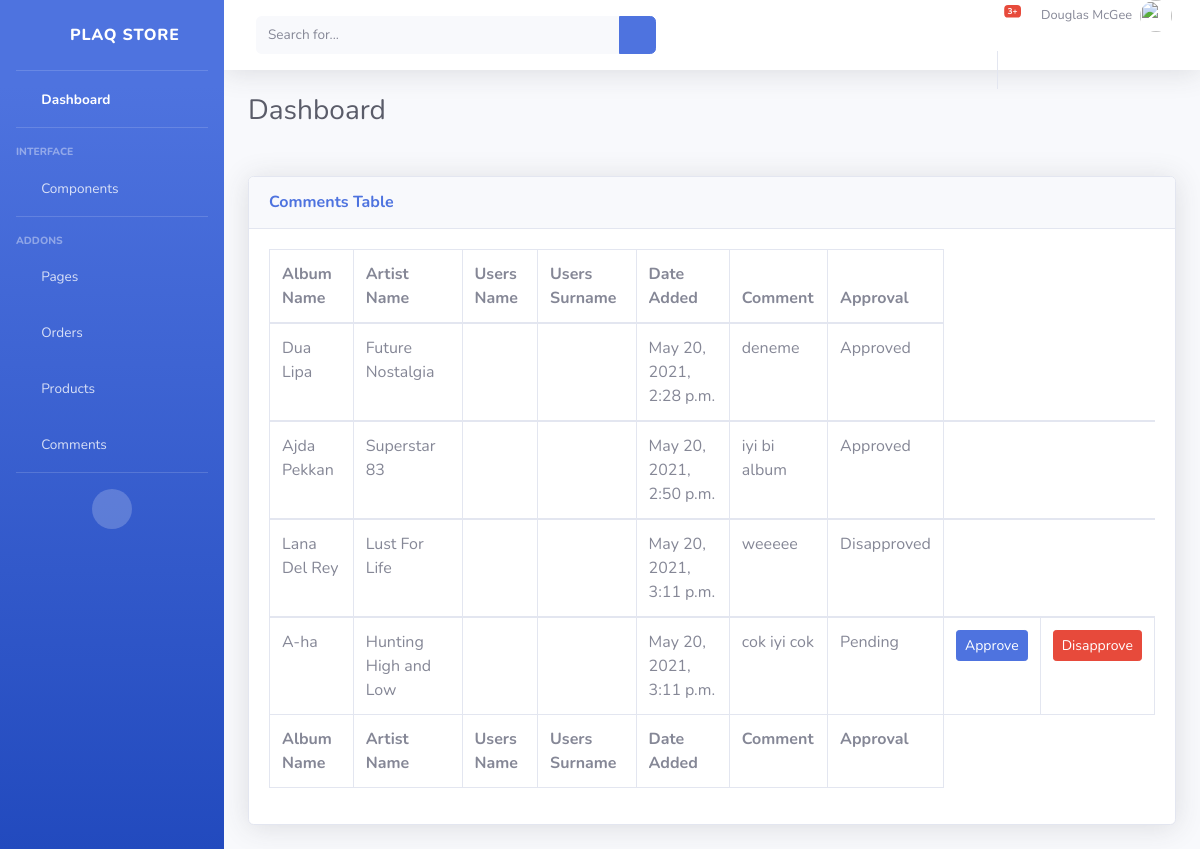
The app's page /comments/, older data.
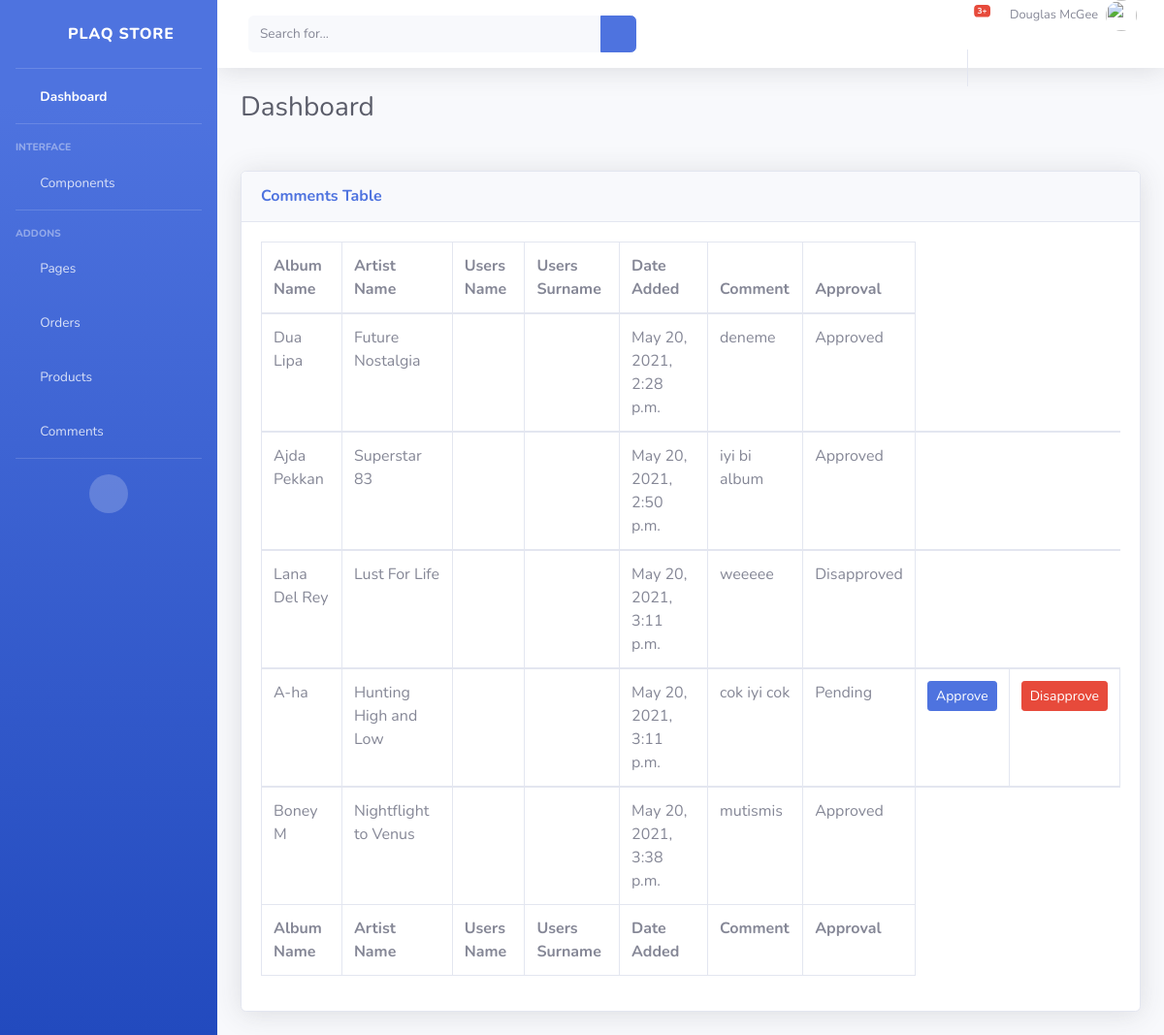
The same page, newer data.
### store/models.py (models this page shows, shortened)
class Comment(models.Model):
    class Approval(models.IntegerChoices):
        PENDING = 1
        APPROVED = 2
        DISAPPROVED = 3
    product = models.ForeignKey (Product, related_name = "comments", on_delete=models.CASCADE)
    user = models.ForeignKey(User, on_delete=models.CASCADE)
    date_added = models.DateTimeField(auto_now_add=True)
    body = models.TextField(max_length=500)
    approval = models.IntegerField(choices=Approval.choices, default=1)
    def __str__(self):
        return '%s - %s - %s %s' %(self.product.artist_name,self.product.album_name, self.user.first_name,  self.user.last_name)

class Product(models.Model):
    model_no = models.CharField(max_length=200, blank=True, null=True)
    album_name = models.CharField(max_length=200, blank=False)
    artist_name = models.CharField(max_length=200, blank=False)
    description = models.CharField(max_length=500, blank=True, null=True)
    genre = models.CharField(max_length=200, blank=True, null=True)
    warranty = models.CharField(max_length=200, blank=True, null=True)
    distributor = models.CharField(max_length=200, blank=True, null=True)
    price = models.FloatField()
    stock = models.IntegerField(default=0, null=True, blank=True)
    onDiscount = models.BooleanField(default= False)
    image = models.ImageField(blank=True, null=True)

### managers/views.py (the view)
# urls.py: path('comments/', mg.comments, name="comments"),
def comments(request):
    comments = Comment.objects.all()
    print(comments)
    context={'comments': comments}
    return render(request, "managers/comments.html", context)

### managers/templates/managers/comments.html
{% include 'managers/base.html' %}
{% load static %}
{%block content%}
<div class="card shadow mb-4">
    <div class="card-header py-3">
        <h6 class="m-0 font-weight-bold text-primary">Comments Table</h6>
    </div>
    <div class="card-body">
        <div class="table-responsive">
            <table class="table table-bordered" id="dataTable" width="100%" cellspacing="0">
                <thead>
                    <tr>
                        <th>Album Name</th>
                        <th>Artist Name</th>
                        <th>Users Name</th>
                        <th>Users Surname</th>
                        <th>Date Added</th>
                        <th>Comment</th>
                        <th>Approval</th>
                    </tr>
                </thead>
                <tfoot>
                    <tr>
                        <th>Album Name</th>
                        <th>Artist Name</th>
                        <th>Users Name</th>
                        <th>Users Surname</th>
                        <th>Date Added</th>
                        <th>Comment</th>
                        <th>Approval</th>
                    </tr>
                </tfoot>
                {% for comment in comments %}
                <tbody>
                    <tr>
                        <td>{{comment.product.artist_name}}</td>
                        <td>{{comment.product.album_name}}</td>
                        <td>{{comment.user.first_name}}</td>
                        <td>{{comment.user.last_name}}</td>
                        <td>{{comment.date_added}}</td>
                        <td>{{comment.body}}</td>
                        {% if comment.approval == 2 %}
                        <td>Approved</td>
                        {% elif comment.approval == 3 %}
                        <td>Disapproved</td>
                        {% else %}
                        <td>Pending</td>
                        <td><a class="btn btn-sm btn-primary" href="{% url 'approve-comment' comment.id %}">Approve</a></td>
                        <td><a class="btn btn-sm btn-danger" href="{% url 'disapprove-comment' comment.id %}">Disapprove</a></td>
                        {%endif%}
                    </tr>
                    {% endfor %}
                </tbody>
            </table>
        </div>
    </div>
</div>
{%endblock content %}

Row changes from the older to the newer data that the page shows:
added Comment: product.artist_name "Boney M", product.album_name "Nightflight to Venus", date_added "May 20, 2021, 3:38 p.m.", body "mutismis", approval "Approved"
